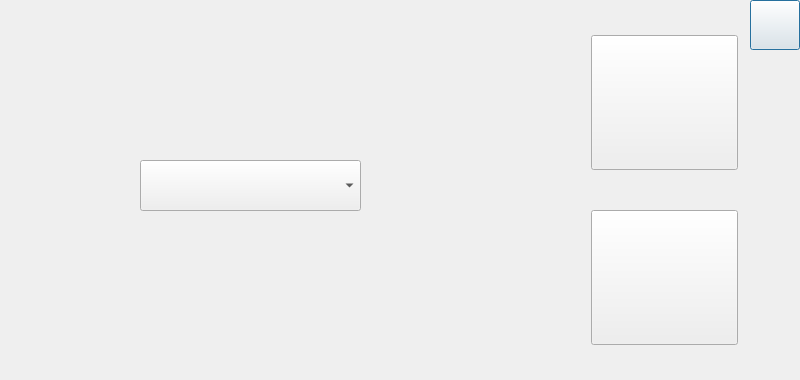
<?xml version="1.0" encoding="UTF-8"?>
<ui version="4.0">
 <class>accelerationstart</class>
 <widget class="QDialog" name="accelerationstart">
  <property name="geometry">
   <rect>
    <x>0</x>
    <y>0</y>
    <width>800</width>
    <height>380</height>
   </rect>
  </property>
  <property name="windowTitle">
   <string>Start acceleration measure</string>
  </property>
  <widget class="QComboBox" name="categorComboBox">
   <property name="geometry">
    <rect>
     <x>140</x>
     <y>160</y>
     <width>221</width>
     <height>51</height>
    </rect>
   </property>
  </widget>
  <widget class="QLabel" name="label">
   <property name="geometry">
    <rect>
     <x>0</x>
     <y>230</y>
     <width>150</width>
     <height>150</height>
    </rect>
   </property>
   <property name="text">
    <string/>
   </property>
   <property name="pixmap">
    <pixmap resource="graphics.qrc">:/new/prefix1/Graphics/sf_2.png</pixmap>
   </property>
  </widget>
  <widget class="QPushButton" name="pushButtonInfo">
   <property name="geometry">
    <rect>
     <x>750</x>
     <y>0</y>
     <width>50</width>
     <height>50</height>
    </rect>
   </property>
   <property name="text">
    <string/>
   </property>
   <property name="icon">
    <iconset resource="graphics.qrc">
     <normaloff>:/new/prefix1/Graphics/info.png</normaloff>:/new/prefix1/Graphics/info.png</iconset>
   </property>
   <property name="iconSize">
    <size>
     <width>45</width>
     <height>45</height>
    </size>
   </property>
  </widget>
  <widget class="QPushButton" name="buttonStart">
   <property name="geometry">
    <rect>
     <x>591</x>
     <y>210</y>
     <width>147</width>
     <height>135</height>
    </rect>
   </property>
   <property name="text">
    <string/>
   </property>
   <property name="icon">
    <iconset resource="graphics.qrc">
     <normaloff>:/new/prefix1/Graphics/Speedometer_start.png</normaloff>:/new/prefix1/Graphics/Speedometer_start.png</iconset>
   </property>
   <property name="iconSize">
    <size>
     <width>125</width>
     <height>125</height>
    </size>
   </property>
  </widget>
  <widget class="QPushButton" name="buttonCalib">
   <property name="geometry">
    <rect>
     <x>591</x>
     <y>35</y>
     <width>147</width>
     <height>135</height>
    </rect>
   </property>
   <property name="text">
    <string/>
   </property>
   <property name="icon">
    <iconset resource="graphics.qrc">
     <normaloff>:/new/prefix1/Graphics/Speedometer_calibrate.png</normaloff>:/new/prefix1/Graphics/Speedometer_calibrate.png</iconset>
   </property>
   <property name="iconSize">
    <size>
     <width>125</width>
     <height>125</height>
    </size>
   </property>
  </widget>
 </widget>
 <resources>
  <include location="graphics.qrc"/>
 </resources>
 <connections/>
</ui>
